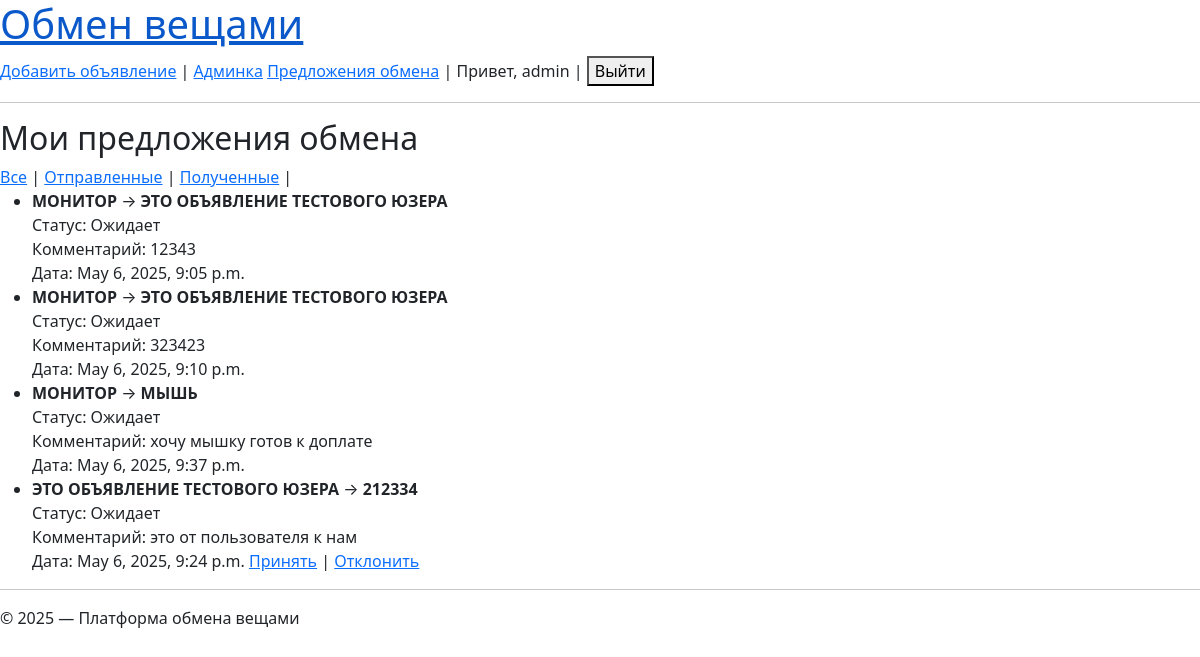
Page /proposals/ (signed in) on the earlier database version.
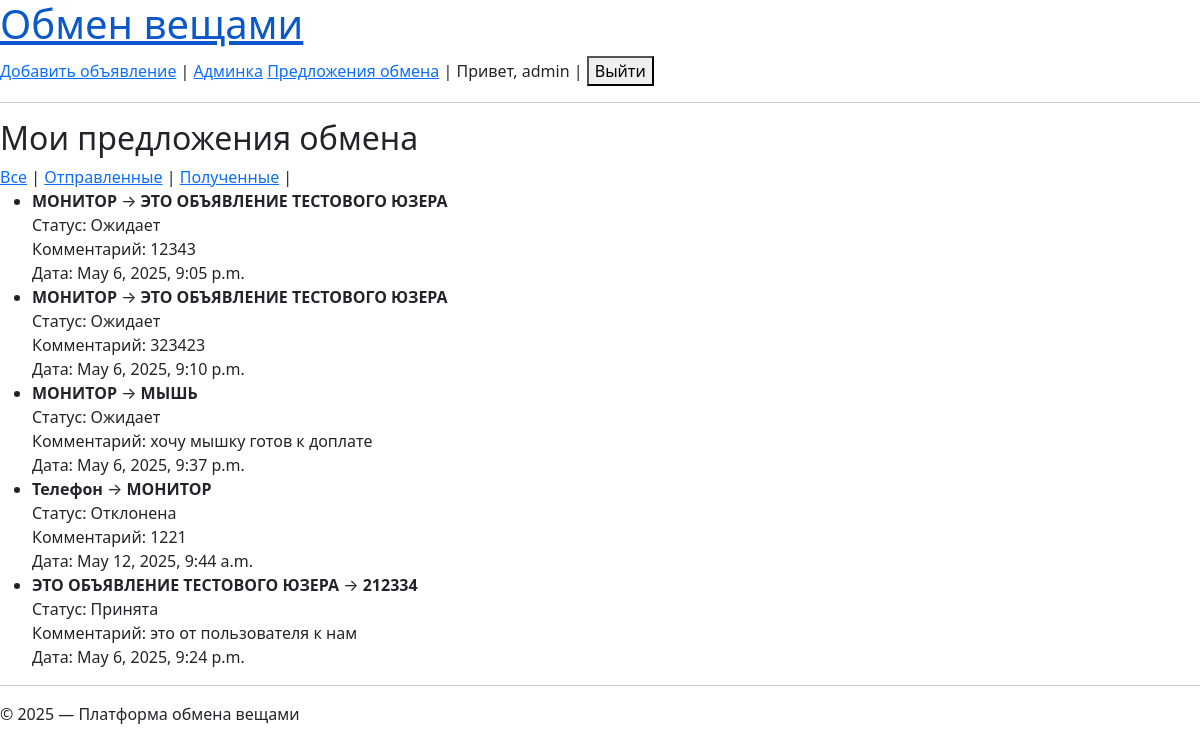
Same page on the later database version.
### ads/models.py (models this page shows, shortened)
class ExchangeProposal(models.Model):
    STATUS_CHOICES = [
        ('pending', 'Ожидает'),
        ('accepted', 'Принята'),
        ('declined', 'Отклонена'),
    ]
    ad_sender = models.ForeignKey(Ad, on_delete=models.CASCADE, related_name='sent_proposals')
    ad_receiver = models.ForeignKey(Ad, on_delete=models.CASCADE, related_name='received_proposals')
    comment = models.TextField()
    status = models.CharField(max_length=10, choices=STATUS_CHOICES, default='pending')
    created_at = models.DateTimeField(auto_now_add=True)

class Ad(models.Model):
    CONDITION_CHOICES = [
        ('new', 'Новый'),
        ('used', 'Б/у'),
    ]
    user = models.ForeignKey(User, on_delete=models.CASCADE)
    title = models.CharField(max_length=100)
    description = models.TextField()
    category = models.CharField(max_length=60)
    condition = models.CharField(max_length=10, choices=CONDITION_CHOICES)
    created_at = models.DateTimeField(auto_now_add=True)
    image = models.ImageField(upload_to='ad_images/', blank=True, null=True)

### ads/views.py (the view)
# urls.py: path('proposals/', views.user_proposals, name='user_proposals'),
@login_required
def user_proposals(request):
    user = request.user
    user_ads = Ad.objects.filter(user=user)
    view_type = request.GET.get('type', 'all')
    if view_type == 'sent':
        proposals = ExchangeProposal.objects.filter(ad_sender__in=user_ads)
    elif view_type == 'received':
        proposals = ExchangeProposal.objects.filter(ad_receiver__in=user_ads)
    else:
        sent = ExchangeProposal.objects.filter(ad_sender__in=user_ads)
        received = ExchangeProposal.objects.filter(ad_receiver__in=user_ads)
        proposals = list(sent) + list(received)
    return render(request, 'ads/user_proposals.html', {'proposals': proposals, 'view_type': view_type})

### ads/templates/ads/user_proposals.html
{% extends 'base.html' %}
{% block content %}
  <h2>Мои предложения обмена</h2>
  <div>
    <a href="{% url 'user_proposals' %}?type=all">Все</a> |
    <a href="{% url 'user_proposals' %}?type=sent">Отправленные</a> |
    <a href="{% url 'user_proposals' %}?type=received">Полученные</a> |
  </div>
  {% if proposals %}
    <ul>
      {% for proposal in proposals %}
        <li>
          <strong>{{ proposal.ad_sender.title }}</strong> → <strong>{{ proposal.ad_receiver.title }}</strong><br>
          Статус: {{ proposal.get_status_display }}<br>
          Комментарий: {{ proposal.comment }}<br>
          Дата: {{ proposal.created_at }}
          {% if proposal.ad_receiver.user == request.user and proposal.status == 'pending' %}
            <a href="{% url 'accept_proposal' proposal.id %}">Принять</a> |
            <a href="{% url 'decline_proposal' proposal.id %}">Отклонить</a>
            {% endif %}
        </li>
      {% endfor %}
    </ul>
  {% else %}
    <p>Предложений обмена пока нет.</p>
  {% endif %}
{% endblock %}

### ads/templates/base.html (shortened to what this page needs)
<!DOCTYPE html>
<html lang="ru">
<head>
    <link rel="stylesheet" href="https://cdn.simplecss.org/simple.min.css">
    <link href="https://cdn.jsdelivr.net/npm/bootstrap@5.3.0/dist/css/bootstrap.min.css" rel="stylesheet">
</head>
<body>
    <header>
        <h1><a href="/">Обмен вещами</a></h1>
        <nav>
            <a href="{% url 'create_ad' %}">Добавить объявление</a> |
            <a href="/admin/">Админка</a>
            <a href="{% url 'user_proposals' %}">Предложения обмена</a> |
            {% if user.is_authenticated %}
            Привет, {{ user.username }} |
            <form method="post" action="{% url 'logout' %}" style="display: inline;">
                <button type="submit">Выйти</button>
            </form>
            {% else %}
            <a href="{% url 'login' %}">Войти</a> | <a href="{% url 'register' %}">Регистрация</a>
            {% endif %}
        </nav>
        <hr>
    </header>
    <main>
        {% block content %}{% endblock %}
    </main>
    <footer>
        <hr>
        <p>&copy; 2025 — Платформа обмена вещами</p>
    </footer>
</body>
</html>

Differences in the rows shown:
added ExchangeProposal: ad_sender "Телефон", ad_receiver "МОНИТОР", status "Отклонена", comment "1221", created_at "May 12, 2025, 9:44 a.m."
changed ExchangeProposal "это от пользователя к нам": status "Ожидает" → "Принята"; no longer shows "Принять | Отклонить"
